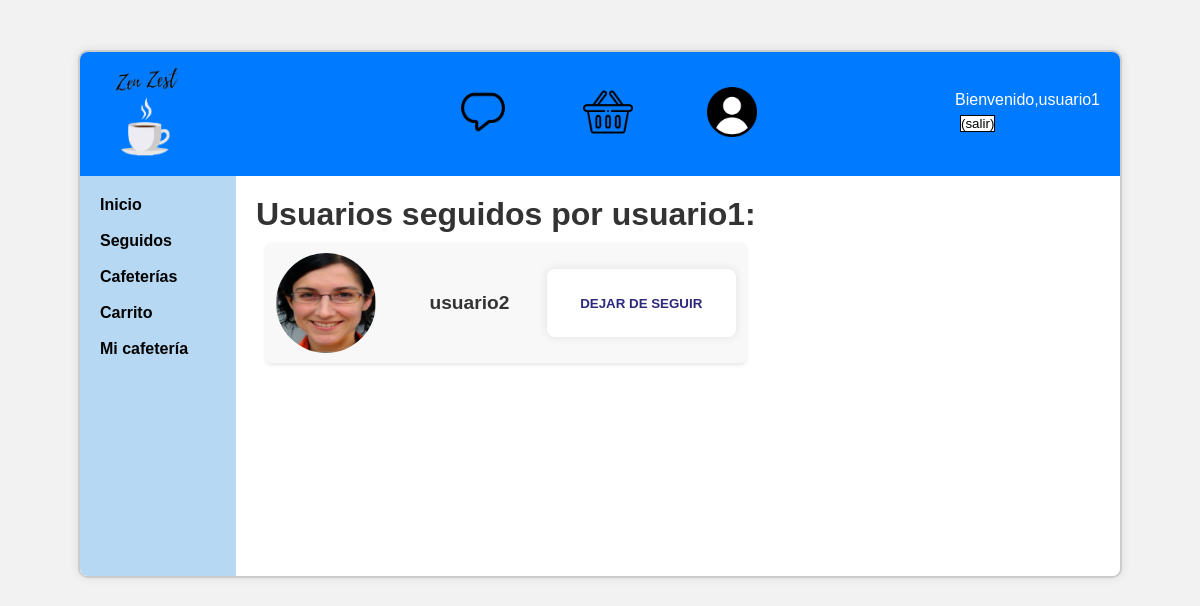
/seguidos.php (signed in), run on the app's committed database.
### tables this page shows
CREATE TABLE Usuario (
    Nombre VARCHAR(50) PRIMARY KEY,
    Email VARCHAR(100),
    Password_hash VARCHAR(255),  
    Foto_de_perfil VARCHAR(255),
    Rol VARCHAR(50)
);

### includes/src/usuarios/Usuario.php (called while the page is built, shortened)
<?php
class Usuario
{
    public static function buscaUsuario($nombreUsuario)
    {
        $conn = Aplicacion::getInstance()->getConexionBd();
        $query = sprintf("SELECT * FROM usuario U WHERE U.Nombre='%s'", $conn->real_escape_string($nombreUsuario));
        $rs = $conn->query($query);
        $result = false;
        if ($rs) {
            $fila = $rs->fetch_assoc();
            if ($fila) {
                $result = new Usuario($fila['Nombre'], $fila['Email'], $fila['Password_hash'], $fila['Foto_de_perfil'], $fila['Rol']);
            }
        } else {
            error_log("Error BD ({$conn->errno}): {$conn->error}");
        }
        return $result;
    }
    private $nombre;
    private $foto;
    private function __construct($nombre, $email, $password, $foto = null, $roles = [])
    {
        $this->nombre = $nombre;
        $this->foto = $foto;
    }
    public function getNombre()
    {
        return $this->nombre;
    }
    public function getFoto()
    {
        return $this->foto;
    }
    public function encontrarSeguidos() {
        $conn = Aplicacion::getInstance()->getConexionBd();
        $seguidos = [];
        $query = sprintf("SELECT U.Nombre, U.Email, U.Password_hash, U.Foto_de_perfil FROM Usuario U INNER JOIN Seguidores S ON U.Nombre = S.Seguido WHERE S.Seguidor='%s'", $conn->real_escape_string($this->nombre));
        $rs = $conn->query($query);
        if ($rs) {
            while ($fila = $rs->fetch_assoc()) {
                $usuario = new Usuario($fila['Nombre'], $fila['Email'], $fila['Password_hash'], $fila['Foto_de_perfil']);
                array_push($seguidos, $usuario);
            }
        } else {
            error_log("Error SQL ({$conn->errno}): {$conn->error}");
        }
        return $seguidos;
    }
}

### seguidos.php (the view, shortened to what this page needs)
<?php
if (isset($_SESSION['nombre'])) {
    $username = $_SESSION['nombre'];
    $user = \es\ucm\fdi\aw\usuarios\Usuario::buscaUsuario($username);
    $usuariosSeguidos = $user->encontrarSeguidos();
    $contenidoPrincipal = "<h1>Usuarios seguidos por $username:</h1>";
    if ($usuariosSeguidos == []) {
        $contenidoPrincipal .= "<p>Todavía no sigues a nadie. Comienza a seguir a otros perfiles para verlos aquí.</p>";
    } else {
        $contenidoPrincipal .= '<div class="usuarios-seguidos-container">';
        foreach ($usuariosSeguidos as $usuarioSeguido) {
            $nombre = htmlspecialchars($usuarioSeguido->getNombre());
            $foto = htmlspecialchars($usuarioSeguido->getFoto());
            $contenidoPrincipal .= "<div class='usuario-seguido-item'>";
            $contenidoPrincipal .= "<img src='$foto' alt='Foto de perfil de $nombre' style='max-width: 100px; max-height: 100px;' class='imagen_usuario'/>";
            $contenidoPrincipal .= "<h2>$nombre</h2>";
            $contenidoPrincipal .= "<form method='post' action=''>";
            $contenidoPrincipal .= "<input type='hidden' name='dejarDeSeguir' value='$nombre'>";
            $contenidoPrincipal .= "<button class='boton-primario' type='submit'>Dejar de seguir</button>";
            $contenidoPrincipal .= "</form>";
            $contenidoPrincipal .= "</div>";
        }
        $contenidoPrincipal .= '</div>';
    }
}else {
    $contenidoPrincipal = "<p>Por favor, <a href='login.php'>inicia sesión</a> para ver los usuarios que sigues.</p>";
}

### css/estilo.css (style rules this page uses)
*,::after,::before { box-sizing: border-box; padding: 0; margin: 0; }
body { font-family: Arial, sans-serif; background-color: #f2f2f2; padding: 20px; height: 100%; }
h1, h2 { color: #333; }
form { max-width: 600px; margin: 0 auto; background-color: #ffffff; padding: 20px; border-radius: 8px; box-shadow: 0 0 10px rgba(0, 0, 0, 0.1); }
.usuario-seguido-item img { width: 100px; height: 100px; border-radius: 50%; }
.usuarios-seguidos-container { width: 100%; max-width: 100%; display: flex; flex-direction: column; padding: 10px; }
.usuario-seguido-item { padding: 40px; width: 100%; display: flex; align-items: center; justify-content: space-between; margin-bottom: 20px; background-color: #f8f8f8; border-radius: 5px; padding: 10px; box-shadow: 0 2px 4px rgba(0,0,0,0.1); }
.usuario-seguido-item h2 { flex-grow: 1; margin: 0; padding: 0; font-size: 1.2em; text-align: center; }
.usuario-seguido-item form { margin: 0; }
.usuario-seguido-item .boton-primario { background-color: #ff4d4d; color: white; padding: 10px 15px; border: none; margin: 0px; border-radius: 5px; cursor: pointer; transition: background-color 0.3s; }
.boton-primario { background-color: #ff4d4d; color: white; padding: 10px 15px; border: none; border-radius: 5px; cursor: pointer; transition: background-color 0.3s; outline: none; margin: 5px 0; text-align: center; display: inline-block; width: auto; box-shadow: 0 2px 4px rgba(0, 0, 0, 0.1); box-sizing: border-box; }
button { background: none; border: none; box-shadow: none; }
.usuario-seguido-item button { border: none; background: transparent; box-shadow: none; }
.usuarios-seguidos-container .usuario-seguido-item form button.boton-primario { background-color: transparent; border: none; box-shadow: none; color: #090365da; padding: 0.5em 1em; text-transform: uppercase; font-weight: bold; transition: background-color 0.3s ease; }
.usuarios-seguidos-container .usuario-seguido-item form { display: inline-block; margin: 0; }
.usuarios-seguidos-container .usuario-seguido-item { display: flex; align-items: center; justify-content: space-between; margin-bottom: 1em; }
.usuarios-seguidos-container .usuario-seguido-item img.imagen_usuario { border-radius: 50%; margin-right: 1em; }

### data on the page
usuario: Foto_de_perfil (picture), Nombre "usuario2"

### other printed values
mostrarSaludo() "Bienvenido,usuario1"
$username "usuario1"
